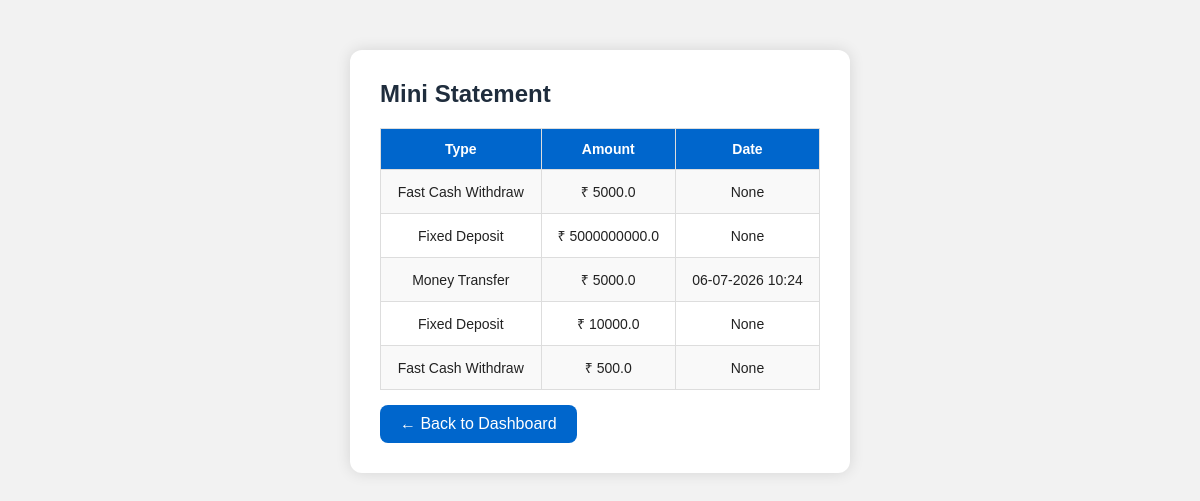
Page /mini_statement (signed in) on the earlier database version.
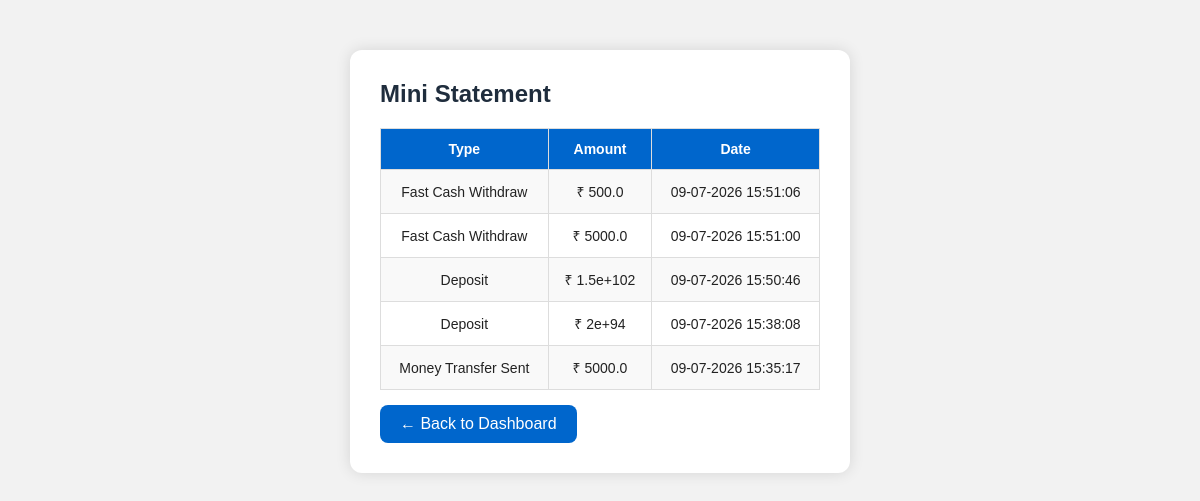
Same page on the later database version.
### tables this page shows
CREATE TABLE transactions(
        id INTEGER PRIMARY KEY AUTOINCREMENT,
        card TEXT,
        type TEXT,
        amount REAL,
        date TEXT
    );

### app.py (the view)
@app.route("/mini_statement")
def mini_statement():
    if not login_required():
        return redirect("/")
    conn = get_conn()
    c = conn.cursor()
    c.execute("""
        SELECT type, amount, date
        FROM transactions
        WHERE card=?
        ORDER BY id DESC
        LIMIT 5
    """, (session["card"],))
    data = c.fetchall()
    conn.close()
    return render_template("mini_statement.html", data=data)

### app.py (called while the page is built)
@app.before_request
def make_session_permanent():
    session.permanent = True

def get_conn():
    return sqlite3.connect(DATABASE)

def login_required():
    return "card" in session

### templates/mini_statement.html (shortened to what this page needs)
<!DOCTYPE html>
<html lang="en">
<head>
    <link rel="stylesheet" href="{{ url_for('static', filename='style.css') }}">
</head>
<body>
<div class="box">
    <h2>Mini Statement</h2>
    {% if data %}
    <div class="table-wrapper">
        <table>
            <tr>
                <th>Type</th>
                <th>Amount</th>
                <th>Date</th>
            </tr>
            {% for row in data %}
            <tr>
                <td>{{ row[0] }}</td>
                <td>₹ {{ row[1] }}</td>
                <td>{{ row[2] }}</td>
            </tr>
            {% endfor %}
        </table>
    </div>
    {% else %}
        <p>No recent transactions found.</p>
    {% endif %}
    <a href="/dashboard" class="back">← Back to Dashboard</a>
</div>
</body>
</html>

Differences in the rows shown:
no longer on this page (row unchanged): transactions: type "Fast Cash Withdraw", amount "5000.0", row "None"
no longer on this page (row unchanged): transactions: type "Fixed Deposit", amount "5000000000.0", row "None"
no longer on this page (row unchanged): transactions: type "Money Transfer", amount "5000.0", date "06-07-2026 10:24"
no longer on this page (row unchanged): transactions: type "Fixed Deposit", amount "10000.0", row "None"
no longer on this page (row unchanged): transactions: type "Fast Cash Withdraw", amount "500.0", row "None"
added transactions: type "Fast Cash Withdraw", amount "500.0", date "09-07-2026 15:51:06"
added transactions: type "Fast Cash Withdraw", amount "5000.0", date "09-07-2026 15:51:00"
added transactions: type "Deposit", amount "1.5e+102", date "09-07-2026 15:50:46"
added transactions: type "Deposit", amount "2e+94", date "09-07-2026 15:38:08"
added transactions: type "Money Transfer Sent", amount "5000.0", date "09-07-2026 15:35:17"
